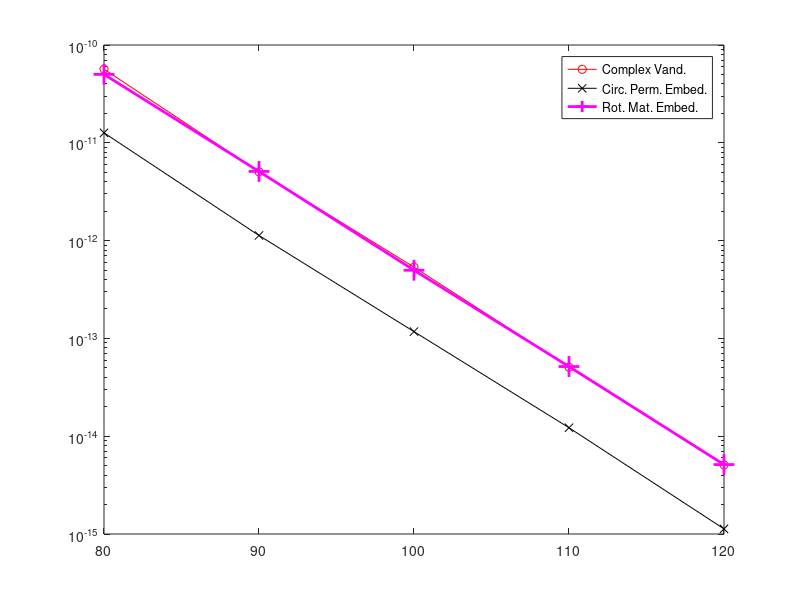

This chart was generated by the following MATLAB code: (Note: this script raises an error after producing the figure.)
x = [80, 90, 100, 110, 120];
y1 = [5.66599405743675e-11,5.05027189283840e-12,5.35837448765125e-13,5.08359564601116e-14,5.08155915373024e-15];
y2 = [1.26480121876672e-11,1.12796050614401e-12,1.17354242903925e-13,1.22063748058927e-14,1.12827008775936e-15];
y3 = [5.00946861871005e-11,5.09543464953367e-12,4.97816661063283e-13,5.15537471962157e-14,5.12858395281338e-15];

semilogy(x,y1, '-ro', x, y2, '-kx', x, y3, '-m+', 'MarkerSize',15, 'linewidth',2);
lgd = legend('Complex Vand.', 'Circ. Perm. Embed.', 'Rot. Mat. Embed.');
lgd.FontSize = 14;
grid on;
xlabel('SNR (dB)','fontsize',15);
ylabel('Normalized MSE (worst case)', 'fontsize', 14);